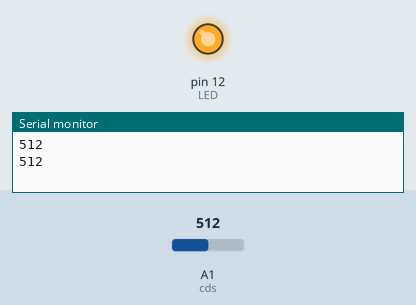
A sketch run on a simulated Arduino Uno, built with avr-gcc and run on an emulated ATmega328P. On the bench: output pins drawn as LEDs (lit = HIGH), the last lines printed to the serial monitor. The test bench sets the inputs (shaded band); at power-on: A1 (cds) = 512.

Above: at 1.8 s.
1.9 s: A1 (cds) set to 953
3.4 s: A1 (cds) set to 979
At 4.6 s:
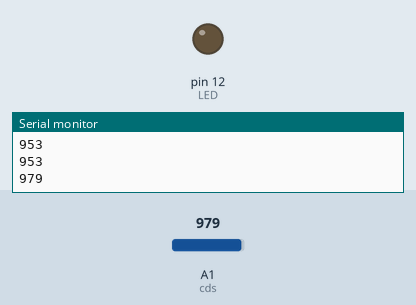
5.5 s: A1 (cds) set to 956
At 7.2 s:
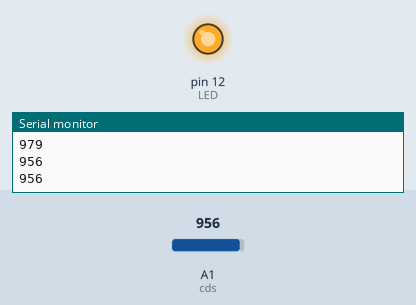
7.5 s: A1 (cds) set to 976
At 8.9 s:
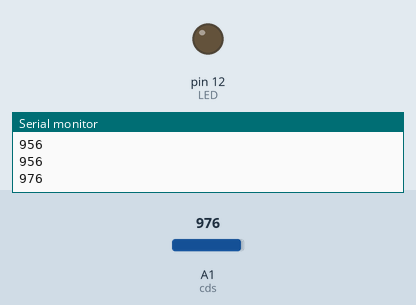
Timing chart, 0 to 10.5 s (numbered marks = the images above; inputs shaded):
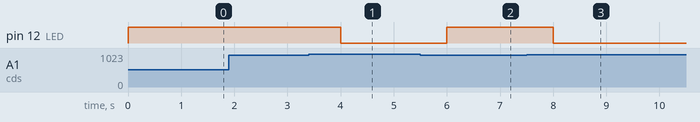

The sketch:

20220418.ino
```cpp
int cds = A1;
int LED = 12;


void setup() {
  // put your setup code here, to run once:
  pinMode(cds,INPUT);
  pinMode(LED,OUTPUT);
  Serial.begin(9600);
}

void loop() {
  // put your main code here, to run repeatedly:
  int cdsValue = analogRead(A1);
  Serial.println(cdsValue);
  if(cdsValue<966){
    digitalWrite(LED,HIGH);
  }
  else{
    digitalWrite(LED,LOW);
  }
  delay(1000);
}
```

Measured:
- the behaviour switches between 965 and 966 on A1 (cds) (found by bisection; images 0 and 1)
- after the input at 3.4 s, pin 12 (LED): HIGH → LOW after 0.60 s
- after the input at 5.5 s, pin 12 (LED): LOW → HIGH after 0.50 s
- after the input at 7.5 s, pin 12 (LED): HIGH → LOW after 0.50 s
